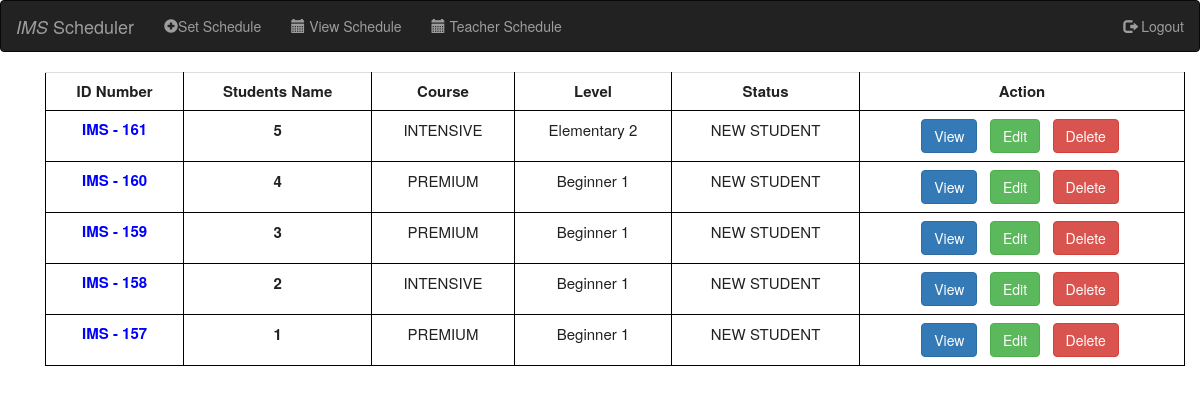
The page /corlist.php on the database its author committed.
### tables this page shows
CREATE TABLE `student` (
  `student_id` int(11) NOT NULL,
  `student_name` varchar(250) NOT NULL,
  `course_id` int(11) NOT NULL,
  `level_id` int(11) NOT NULL,
  `student_status` enum('NEW STUDENT','OLD STUDENT','NO STATUS') NOT NULL,
  `start_date` date DEFAULT NULL,
  `end_date` date DEFAULT NULL
);

CREATE TABLE `course` (
  `course_id` int(11) NOT NULL,
  `course_code` varchar(259) NOT NULL,
  `course_name` varchar(250) NOT NULL,
  `course` varchar(250) NOT NULL,
  `level_id` int(11) NOT NULL,
  `created_at` timestamp NOT NULL DEFAULT current_timestamp(),
  `updated_at` timestamp NULL DEFAULT NULL
);

CREATE TABLE `level` (
  `level_id` int(11) NOT NULL,
  `level_name` varchar(500) NOT NULL,
  `created_at` timestamp NOT NULL DEFAULT current_timestamp(),
  `created_by` varchar(100) NOT NULL
);

### corlist.php (the view, shortened to what this page needs)
<?php
include_once("header.php");
include_once("navbar.php");
require 'databaasee.php';
?>
<html>
<head>
</head>
<body>
    <div class="container">
            <?php
            $query = "SELECT * FROM student AS s
                                INNER JOIN level AS l ON s.level_id = l.level_id
                                INNER JOIN course AS c ON s.course_id = c.course_id
                            ORDER BY student_id DESC
                      ";
            $result = mysqli_query($connect, $query) or die(mysqli_error($connect));
            echo "<div class='container'>
                    <table class='table table-primary' style='width:100%;table-layout:auto;'>
                            <tr>
                                <th>ID Number </th>
                                <th>Students Name </th>
                                <th>Course</th>
                                <th>Level</th>
                                <th>Status</th>
                                <th>Action</th>
                            </tr>";
            while ($row = mysqli_fetch_assoc($result)) {
                $student_name = $row['student_name'];
                echo "<tr>";
                echo "<td style= 'color:blue'> <B><center> IMS - " . htmlspecialchars($row['student_id']) . "</td>";
                echo "<td style='text-align: center'><B>" . htmlspecialchars($student_name) . " </B></td>";
                echo "<td style='text-align: center'>" . htmlspecialchars($row['course_name']) . "</td>";
                echo "<td style='text-align: center'>" . htmlspecialchars($row['level_name']) . "</td>";
                echo "<td style='text-align: center'>" . htmlspecialchars($row['student_status']) . "</td>";
                echo "<td style='text-align: center'>
                        <form class='form-horizontal' method='post' action='corlist.php'>
                        <input name='student_id' type='hidden' value='" . $row['student_id'] . "';>
                        <a href='view.php?id=" . $row['student_id'] . "' class='btn btn-primary'> View </a> &nbsp;
                        <a href='edit.php?id=" . $row['student_id'] . "' class='btn btn-success'>Edit</a> &nbsp;
                        <input type='submit' class='btn btn-danger' name='delete' value='Delete'>&nbsp;
                        </form></td>";
                echo "</tr>";
            }
            echo "</table>";
            ?>
    </div>
    </div>
</body>
</html>
<?php
include_once("footer.php");
?>

### style.css (style rules this page uses)
.table, th, td { border: 1px solid rgb(0, 0, 0); border-collapse: collapse; color: #212121; font-size: 15px; }
th, td { background-color: #ffffff; }

### corlist.php (style rules this page uses)
body { background-color: white; color: black; }
th { text-align: center; }
tr { height: 10px; }
td { padding-top: 5px; padding-left: 20px; padding-bottom: 5px; height: 20px; }

### rows shown on the page
student: student_id "161", student_name "5", course.course_name "INTENSIVE", level.level_name "Elementary 2", student_status "NEW STUDENT"
student: student_id "160", student_name "4", course.course_name "PREMIUM", level.level_name "Beginner 1", student_status "NEW STUDENT"
student: student_id "159", student_name "3", course.course_name "PREMIUM", level.level_name "Beginner 1", student_status "NEW STUDENT"
student: student_id "158", student_name "2", course.course_name "INTENSIVE", level.level_name "Beginner 1", student_status "NEW STUDENT"
student: student_id "157", student_name "1", course.course_name "PREMIUM", level.level_name "Beginner 1", student_status "NEW STUDENT"
